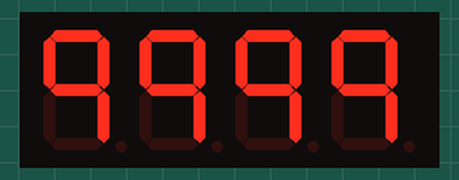
The sketch below on a simulated Arduino Uno, built with avr-gcc and run on an emulated ATmega328P. Parts: 4-digit seven-segment display. Wiring (inferred from the names in the program): 4-digit 7-segment display, segments lit when LOW: segments pin 9, pin 8, pin 7, pin 6, pin 5, pin 4, pin 3, pin 2; digit selects pin 13, pin 12, pin 11, pin 10. The segment pins are drawn as the display they are named for.

Above: at 0.1 s.
At 5.1 s:
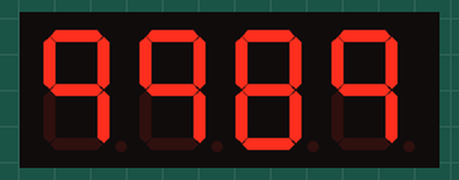
At 9.6 s:
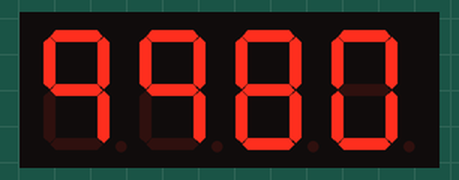
At 19.6 s:
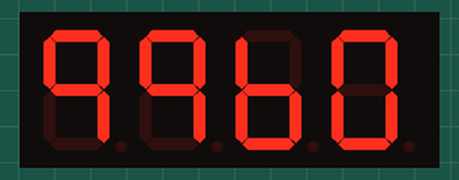
At 29.6 s:
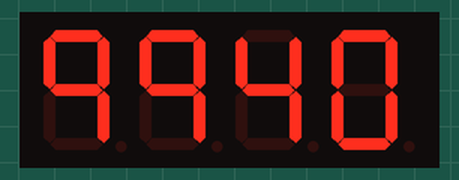
At 38.81 s:
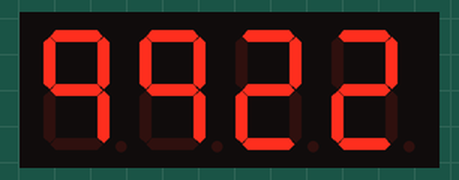

Measured:
- what the display in image 0 shows lasts 0.5 s, from 0.0 s to 0.5 s

The sketch:

9999_to_0000_counter_by_four_7_seg1.ino
```cpp
const byte segment_pins[8] = {9, 8, 7, 6, 5, 4, 3, 2};
const byte power_pins[4] = {10, 11, 12, 13};
const byte digit[10][8] = {
  //0顯示,1不顯示
  //a,b,c,d,e,f,g,dp
  {0, 0, 0, 0, 0, 0, 1, 1},//0
  {1, 0, 0, 1, 1, 1, 1, 1},//1
  {0, 0, 1, 0, 0, 1, 0, 1},//2
  {0, 0, 0, 0, 1, 1, 0, 1},//3
  {1, 0, 0, 1, 1, 0, 0, 1},//4
  {0, 1, 0, 0, 1, 0, 0, 1},//5
  {1, 1, 0, 0, 0, 0, 0, 1},//6
  {0, 0, 0, 1, 1, 1, 1, 1},//7
  {0, 0, 0, 0, 0, 0, 0, 1},//8
  {0, 0, 0, 1, 1, 0, 0, 1},//9
};
const byte scan[4][4] = {
  {1, 0, 0, 0},
  {0, 1, 0, 0},
  {0, 0, 1, 0},
  {0, 0, 0, 1}
};

byte d[4];
unsigned long start_time, count;

void setup()
{
  for (byte i = 0; i < 8; i++) {
    pinMode(segment_pins[i], OUTPUT);
  }
  for (byte i = 0; i < 4; i++) {
    pinMode(power_pins[i], OUTPUT);
  }
  start_time = millis() / 500;
  Serial.begin(9600);
}

void loop()
{
  count = millis() / 500 - start_time;//count為顯示的秒數
  set_decimal(count);
  for(byte k = 0; k < 4; k++){

    for(byte j = 0; j < 4; j++) {
      digitalWrite(power_pins[j],LOW);
    }//預設每個7seg的power的初始值

    for(byte j = 0; j < 8; j++){
      digitalWrite(segment_pins[j], digit[d[k]][j]);
    }//顯示對應數字

    for(byte j = 0; j < 4; j++) {
      digitalWrite(power_pins[j], scan[k][j]);
    }//每個7seg顯示各自的數字
    delay(4);
  }
}

void set_decimal(int count){
  //count = millis() / 500 - start_time，count為顯示的秒數
  /*個位*/d[0] = 9-(count%10);
  /*十位*/d[1] = 9-((count/10)%10);
  /*百位*/d[2] = 9-((count/100)%10);
  /*千位*/d[3] = 9-((count/1000)%10);
}
```
